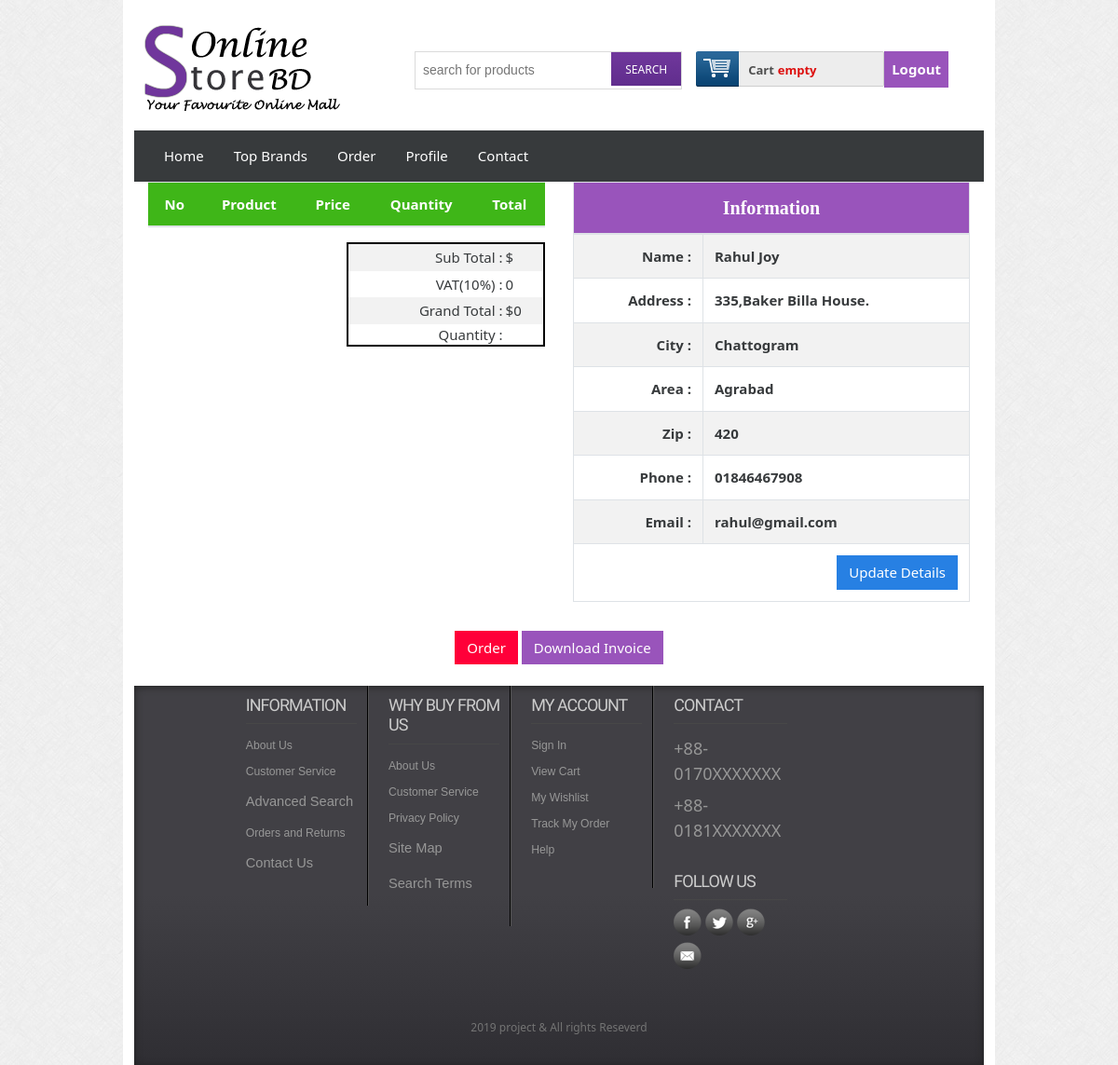
Page /shop/paymentoffline.php (signed in) on the committed database.
### tables this page shows
CREATE TABLE `tbl_customer` (
  `c_id` int(11) NOT NULL,
  `c_name` varchar(255) NOT NULL,
  `c_address` text NOT NULL,
  `c_city` varchar(30) NOT NULL,
  `c_area` varchar(30) NOT NULL,
  `c_zip` varchar(30) NOT NULL,
  `c_phone` varchar(30) NOT NULL,
  `c_email` varchar(255) NOT NULL,
  `c_pass` varchar(32) NOT NULL,
  `c_status` int(11) NOT NULL DEFAULT '0'
);

CREATE TABLE `tbl_city` (
  `city_id` int(11) NOT NULL,
  `city_name` varchar(100) NOT NULL
);

CREATE TABLE `tbl_area` (
  `area_id` int(11) NOT NULL,
  `area_name` varchar(100) NOT NULL,
  `city` varchar(11) NOT NULL
);

### shop/classes/Customer.php (called while the page is built, shortened)
<?php
$filepath = realpath(dirname(__FILE__));
include_once ($filepath . '/../lib/Database.php');
?>
<?php
class Customer {
    private $db;
    public function __construct() {
        $this->db = new Database();
    }
    public function customerData($id){
        $query = "SELECT cust.*,c.city_name,a.area_name
                  FROM tbl_customer as cust,tbl_city as c,tbl_area as a
                  WHERE cust.c_city = c.city_id AND cust.c_area = a.area_id
                  AND c_id = '$id'";
        $result = $this->db->select($query);
        return $result;
    }
}

### shop/lib/Database.php (called while the page is built, shortened)
<?php
Class Database {
    public $host = DB_HOST;
    public $user = DB_USER;
    public $pass = DB_PASS;
    public $dbname = DB_NAME;
    public $link;
    private function connectDB() {
        $this->link = new mysqli($this->host, $this->user, $this->pass, $this->dbname);
    }
    public function select($query) {
        $result = $this->link->query($query) or die($this->link->error . __LINE__);
        if ($result->num_rows>0) {
            return $result;
        } else {
            return false;
        }
    }
}

### shop/lib/Session.php (called while the page is built, shortened)
<?php
class Session {
    public static function get($key) {
        if (isset($_SESSION[$key])) {
            return $_SESSION[$key];
        } else {
            return false;
        }
    }
}
?>

### shop/paymentoffline.php (the view, shortened to what this page needs)
<?php include 'inc/header.php' ;
?>
    <div class="container">
        <div class="row">
            <div class="col-md-6">
                    <table class="table table-striped">
                    <thead class="bg-success">
                        <tr class="text-white text-center font-weight-bold ">
                            <th>No</th>
                            <th>Product</th>
                            <th>Price</th>
                            <th>Quantity</th>
                            <th>Total</th>
                        </tr>
                    </thead>
                </table>
                <table class="tbl table-striped">
                    <tr>
                        <th class="text-right">Sub Total :</th>
                        <td><?php echo '$'.$sum;?></td>
                    </tr>
                    <tr>
                        <th class="text-right">VAT(10%) :</th>
                        <td>
                            <?php
                            $vat = $sum * 0.1;
                            echo $vat;
                            ?>
                        </td>
                    </tr>
                    <tr>
                        <th class="text-right">Grand Total :</th>
                        <td>
                            <?php
                            $total_sum = $sum + $vat;
                            echo '$'.$total_sum;
                            ?>
                        </td>
                    </tr>
                     <tr>
                        <th class="text-right">Quantity :</th>
                        <td><?php echo $qty;?></td>
                    </tr>
                </table>
            </div>
            <div class="col-md-6">
                <?php
                    $id = Session::get("customerId");
                    $getCustomerData = $cmr->customerData($id);
                    if($getCustomerData){
                        while($result = $getCustomerData->fetch_assoc()){
                ?>
            <table class="table table-striped table-condensed table-bordered">
                                    <thead>
                                        <tr class="btn-info text-center">
                                            <td colspan="2"><span style="font-family: cursive;font-weight: bold; font-size: 20px;">Information</span></td>
                                        </tr>
                                    </thead>
                                    <tbody>
                                        <tr>
                                            <td class="text-right"><b>Name :</b></td>
                                            <td><b><?php echo $result['c_name'];?></b></td>
                                        </tr>
                                        <tr>
                                            <td class="text-right"><b>Address :</b></td>
                                            <td><b><?php echo $result['c_address'];?></b></td>
                                        </tr>
                                        <tr>
                                            <td class="text-right"><b>City :</b></td>
                                            <td><b><?php echo $result['city_name'];?></b></td>
                                        </tr>
                                        <tr>
                                            <td class="text-right"><b>Area :</b></td>
                                            <td><b><?php echo $result['area_name'];?></b></td>
                                        </tr>
                                        <tr>
                                            <td class="text-right"><b>Zip :</b></td>
                                            <td><b><?php echo $result['c_zip'];?></b></td>
                                        </tr>
                                        <tr>
                                            <td class="text-right"><b>Phone :</b></td>
                                            <td><b><?php echo $result['c_phone'];?></b></td>
                                        </tr>
                                        <tr>
                                            <td class="text-right"><b>Email :</b></td>
                                            <td><b><?php echo $result['c_email'];?></b></td>
                                        </tr>
                                        <tr>
                                            <td colspan="2" class="text-right"><a class="btn btn-primary" href="editProfile.php">Update Details</a></td>
                                        </tr>
                                    </tbody>
                    </table>
                    <?php } } ?>
            </div>
        </div>
        <div class="text-center">
               <a href="?orderid=order" style="margin-top: 15px" class="btn btn-danger">Order</a>
               <a style="margin-top: 15px;color: white" class="btn btn-info" onClick="window.open('invoice.php','SearchTip','width=700,height=630,resizable=yes,scrollbars=yes')">Download Invoice</a>
        </div>
        <br>
</div>
<?php include 'inc/footer.php' ;

### shop/css/style.css (style rules this page uses)
html,body,div,span,applet,object,iframe,h1,h2,h3,h4,h5,h6,p,blockquote,pre,a,abbr,acronym,address,big,cite,code,del,dfn,em,img,ins,kbd,q,s,samp,small,strike,strong,sub,sup,tt,var,b,u,i,dl,dt,dd,ol,nav ul,nav li,fieldset,form,label,legend,table,caption,tbody,tfoot,thead,tr,th,td,article,aside,canvas,details,embed,figure,figcaption,footer,header,hgroup,menu,nav,output,ruby,section,summary,time,mark,audio,video { margin:0;padding:0;border:0;font-size:100%;font:inherit;vertical-align:baseline; }
table { border-collapse:collapse;border-spacing:0; }
a { text-decoration:none; }
body { font-family:Arial, Helvetica, sans-serif; background:url(../images/body_bg3.jpg); }

### shop/paymentoffline.php (style rules this page uses)
.tbl { width : 50%; border: 2px solid black; float:right; }
.tbl tr td { padding: 3px; }

### rows in the picture
tbl_customer: c_name "Rahul Joy", c_address "335,Baker Billa House.", tbl_city.city_name "Chattogram", tbl_area.area_name "Agrabad", c_zip "420", c_phone "01846467908", c_email "rahul@gmail.com"

### other values in the picture
$vat "0"
$total_sum "0"
